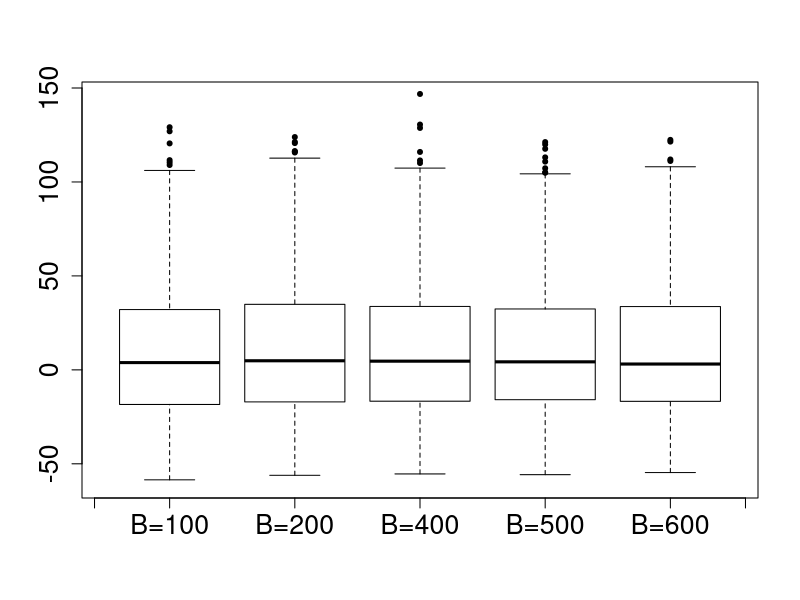
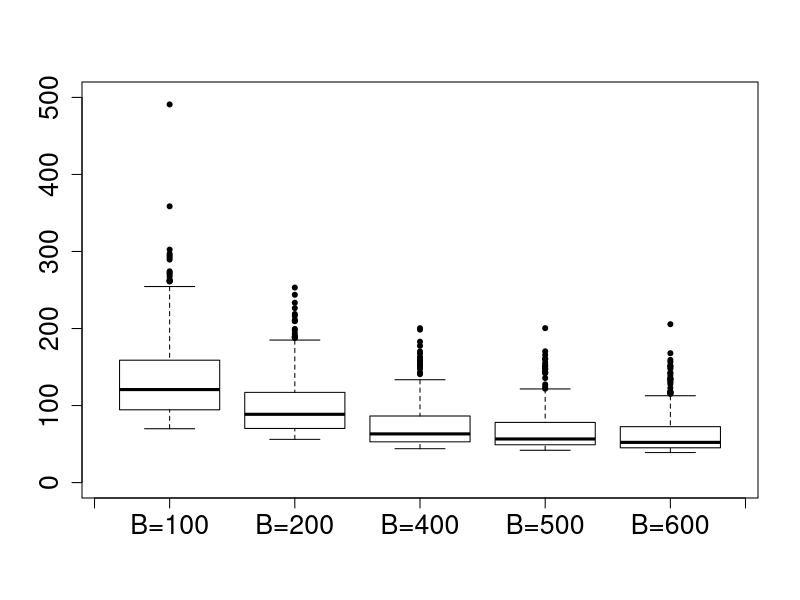

Source code (R) for these figures, in order:
###############################################################################
###############################################################################
###
###       Created on Thursday May 19 2022
###       Directory  /Users/mariabugalloporto/Desktop/UMH_Elche/MariaBugallo/Datos EPF2014-16/simu2                                              
###                                                     
###       @author: mariabugalloporto

rm(list=ls())
library(RColorBrewer)

B50=read.csv("simu2_B50.csv")
B100=read.csv("simu2_B100.csv")
B200=read.csv("simu2_B200.csv")
B400=read.csv("simu2_B400.csv")
B500=read.csv("simu2_B500.csv")
B600=read.csv("simu2_B600.csv")


# RB
boxplot(B100$RBijk_100, B200$RBijk_200, B400$RBijk_400, B500$RBijk_500, B600$RBijk_600, xlab=' ', ylab=' ', 
	xaxt='n', yaxt='n', pch=20, col=rep('white',5), ylim=c(-60,145))
axis(1, cex.axis=1.6, at=c(0.4,seq(1,5, by=1),5.6), labels=c('','B=100', 'B=200','B=400', 'B=500', 'B=600',''))
axis(2, cex.axis=1.6)

# RRE
boxplot(B100$RREijk_100, B200$RREijk_200, B400$RREijk_400, B500$RREijk_500, B600$RREijk_600, xlab=' ', ylab=' ', 
	xaxt='n', yaxt='n', pch=20, col=rep('white',5), ylim=c(0,500))
axis(1, cex.axis=1.6, at=c(0.4,seq(1,5, by=1),5.6), labels=c('','B=100', 'B=200','B=400', 'B=500', 'B=600',''))
axis(2, cex.axis=1.6)

# 

MSE_PI=read.csv("MSE_PI.csv")$rmse_muPIr^2

sum(abs(B600$RBijk_600*MSE_PI/100)) # AB

sum(abs(B600$RREijk_600*MSE_PI/100)) # RE